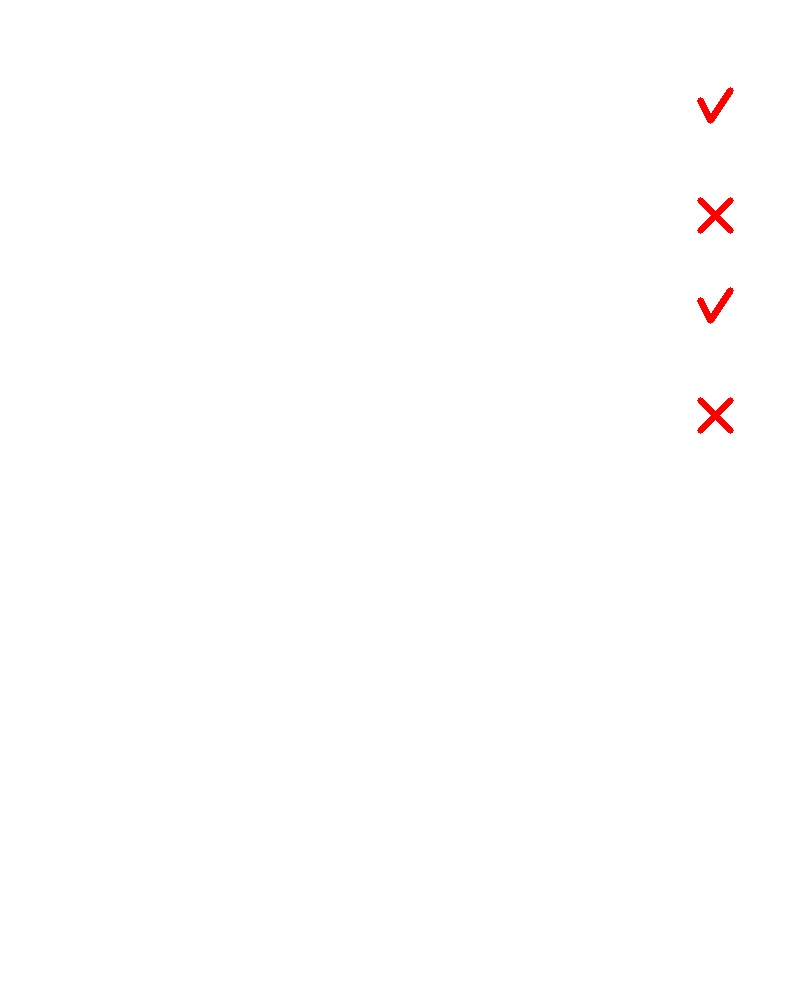
#> input picture test_marks.jpg, 800 x 1000 px
$ python test_marks_processing.py
#> lines starting #> are read from the running program, lines starting #| are printed output that depends on the picture; after the words box and inside, x2 and y2 are one past the last pixel; in counts of white or black regions, pixels touching at a corner belong together
### utils/image_processing.py
import cv2
import numpy as np
from skimage.morphology import skeletonize

def get_contours(image_path):
#> called with image_path = 'test_marks.jpg'
    img = cv2.imread(image_path)
#> img is the input picture: shape (1000, 800, 3); mean B, G, R 254.4, 254.4, 254.9
    if img is None:
        return None, "Could not read image"

    # Resize to a standard width for consistent processing
    target_width = 1000
    h, w = img.shape[:2]
#> h = 1000; w = 800
    scale = target_width / w
#> scale = 1.25
    dim = (target_width, int(h * scale))
#> dim = (1000, 1250)
    img = cv2.resize(img, dim, interpolation=cv2.INTER_AREA)
#> img: shape (1250, 1000, 3)

    # Convert to HSV
    hsv = cv2.cvtColor(img, cv2.COLOR_BGR2HSV)
#> hsv: shape (1250, 1000, 3); mean H, S, V 0.6, 0.6, 254.9

    # Define range for red color
    # Red wraps around 0/180
    lower_red1 = np.array([0, 70, 50])
    upper_red1 = np.array([10, 255, 255])
    lower_red2 = np.array([170, 70, 50])
    upper_red2 = np.array([180, 255, 255])

    mask1 = cv2.inRange(hsv, lower_red1, upper_red1)
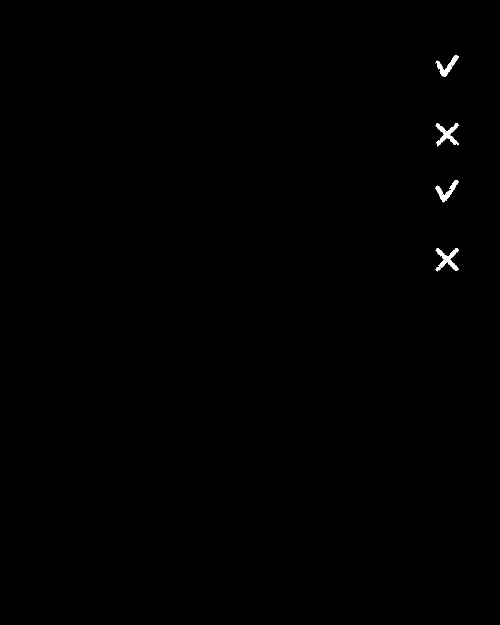
#> mask1: shape (1250, 1000) (shown at 1/2 size); 0.23% white; 4 white regions, box (x1, y1, x2, y2) and area: (871, 496, 918, 543) 846, (871, 246, 917, 293) 812, (871, 360, 917, 405) 633, (871, 110, 918, 154) 629
    mask2 = cv2.inRange(hsv, lower_red2, upper_red2)
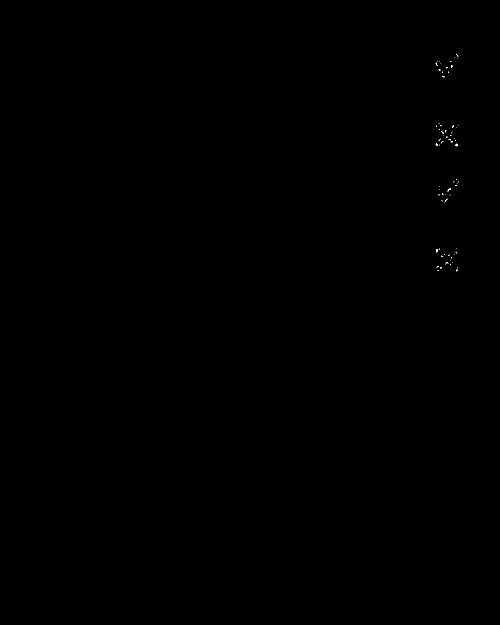
#> mask2: shape (1250, 1000) (shown at 1/2 size); 0.03% white in thin lines or dots, all inside (x1, y1, x2, y2) = (871, 109, 918, 543)
    mask = mask1 + mask2
#> mask: shape (1250, 1000); 0.26% white; 4 white regions, box (x1, y1, x2, y2) and area: (871, 246, 918, 293) 930, (871, 496, 918, 543) 928, (871, 109, 918, 155) 697, (871, 359, 918, 405) 696

    # Morphological operations to clean up
    kernel = np.ones((3,3), np.uint8)
    mask = cv2.morphologyEx(mask, cv2.MORPH_OPEN, kernel)
#> mask: shape (1250, 1000); 0.26% white; 4 white regions, box (x1, y1, x2, y2) and area: (872, 247, 917, 292) 923, (872, 497, 917, 542) 920, (871, 110, 917, 154) 691, (871, 360, 917, 404) 690
    mask = cv2.morphologyEx(mask, cv2.MORPH_CLOSE, kernel)
#> mask: shape (1250, 1000); 0.26% white; 4 white regions

    # Find contours
    contours, _ = cv2.findContours(mask, cv2.RETR_EXTERNAL, cv2.CHAIN_APPROX_SIMPLE)
#> contours = 4 contours; box (x1, y1, x2, y2) and area: (872, 247, 917, 292) 836, (872, 497, 917, 542) 834, (871, 110, 917, 154) 624, (871, 360, 917, 404) 623

    # Filter contours based on area
    min_area = 50  # adjust based on image size
    valid_contours = []
    for cnt in contours:
        area = cv2.contourArea(cnt)
        if area > min_area:
            x, y, w, h = cv2.boundingRect(cnt)
            # Filter out very large contours (like headers if they are red)
            if w * h < 50000:
                valid_contours.append(cnt)
#> this loop made 4 passes
#> (area, x, y, w, h) on passes 1 to 4: (833.5, 872, 497, 45, 45), (623, 871, 360, 46, 44), (836.5, 872, 247, 45, 45), (624, 871, 110, 46, 44)
#> after the loop, valid_contours has the same summary as contours

    # Sort contours top to bottom
    valid_contours = sorted(valid_contours, key=lambda c: cv2.boundingRect(c)[1])

    return valid_contours, img

def classify_mark(contour, image):
    # Convexity Defects Method
    hull = cv2.convexHull(contour, returnPoints=False)
    if hull is None or len(hull) <= 3:
        return 1, "Tick" # Too simple to be a cross

    try:
        defects = cv2.convexityDefects(contour, hull)
    except Exception:
        return 1, "Tick"

    if defects is None:
        return 1, "Tick"

    # Count significant defects
    # Significant means depth is large enough
    x, y, w, h = cv2.boundingRect(contour)

    # Lowered threshold to 15% to detect shallower defects in crosses
    threshold_depth = min(w, h) * 0.15

    count_defects = 0
    for i in range(defects.shape[0]):
        s, e, f, d = defects[i, 0]
        # d is distance in roughly 1/256 pixel units
        depth = d / 256.0
        if depth > threshold_depth:
            count_defects += 1

    # print(f"Debug: Shape at x={x} w={w} h={h} Defects={count_defects} Thresh={threshold_depth:.2f}")

    # Cross (X) usually has 4 defects. Squashed X or T has 2.
    # Tick (V) has 1 defect.
    # We lower the requirement to >= 2 to catch messy/squashed crosses.

    if count_defects >= 2:
        return 0, "Cross"
    else:
        return 1, "Tick"

def process_image(image_path):
    contours, img = get_contours(image_path)
    if contours is None:
        return []

    results = []
    for i, cnt in enumerate(contours):
        mark, label = classify_mark(cnt, img)
        results.append({
            "question_index": i + 1,
            "mark": mark,
            "label": label,
            "contour": cnt # Keep for debug/visualization if needed
        })
#> this loop made 4 passes
#> (x in classify_mark, y in classify_mark, w in classify_mark, h in classify_mark, threshold_depth in classify_mark, mark, label) on passes 1, 3: (871, 110, 46, 44, 6.6, 1, 'Tick'), (871, 360, 46, 44, 6.6, 1, 'Tick')
#> (hull in classify_mark, x in classify_mark, y in classify_mark, w in classify_mark, h in classify_mark, threshold_depth in classify_mark, mark, label) on passes 2, 4: ([69, 67, 50, 49, 30, 28, 1, 0], 872, 247, 45, 45, 6.75, 0, 'Cross'), ([72, 70, 51, 50, 31, 29, 1, 0], 872, 497, 45, 45, 6.75, 0, 'Cross')
#> after the loop, results = 4 items
    return results

### test_marks_processing.py
#!/usr/bin/env python3
"""
Test script to verify red ink marks processing
"""
from utils.image_processing import process_image
import os

def test_marks_processing():
    print("🔍 Testing Red Ink Marks Processing")
    print("=" * 40)

    # Test with available images
    test_images = [
        "test_marks.jpg",
        "test_shapes.jpg",
        "uploads/c-1.jpeg",
        "uploads/c-2.jpeg"
    ]

    for img_path in test_images:
        if os.path.exists(img_path):
            print(f"\n📸 Processing: {img_path}")
            try:
                results = process_image(img_path)
#> results = 4 items
                print(f"✅ Found {len(results)} marks")
#| ✅ Found 4 marks

                # Show first 10 results
                for i, r in enumerate(results[:10]):
                    print(f"  Q{r['question_index']:2d}: {r['label']:5s} -> {r['mark']}")
#> this loop made 4 passes
#|   Q 1: Tick  -> 1
#|   Q 2: Cross -> 0
#|   Q 3: Tick  -> 1
#|   Q 4: Cross -> 0

                if len(results) > 10:
                    print(f"  ... and {len(results) - 10} more marks")

                # Show marks mapping (how it's used in AI detection)
                marks_map = {i+1: r['mark'] for i, r in enumerate(results)}
#> marks_map = {1: 1, 2: 0, 3: 1, 4: 0}
                print(f"📊 Marks map sample: {dict(list(marks_map.items())[:5])}")
#| 📊 Marks map sample: {1: 1, 2: 0, 3: 1, 4: 0}

            except Exception as e:
                print(f"❌ Error processing {img_path}: {e}")
        else:
            print(f"⚠️  Image not found: {img_path}")
#> pass 2 of the loop in test_marks_processing, `for img_path in test_images:`:
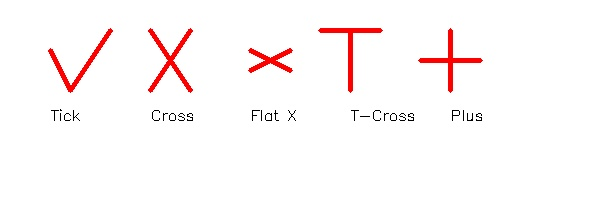
#> input picture test_shapes.jpg, 600 x 200 px
#> in get_contours, img is the input picture: shape (200, 600, 3); mean B, G, R 247.7, 247.8, 253.2
#> img: shape (333, 1000, 3)
#> hsv: shape (333, 1000, 3); mean H, S, V 7.2, 6.2, 253.2
#> in get_contours (call 2), `mask1 = cv2.inRange(hsv, lower_red1, upper_red1)`:
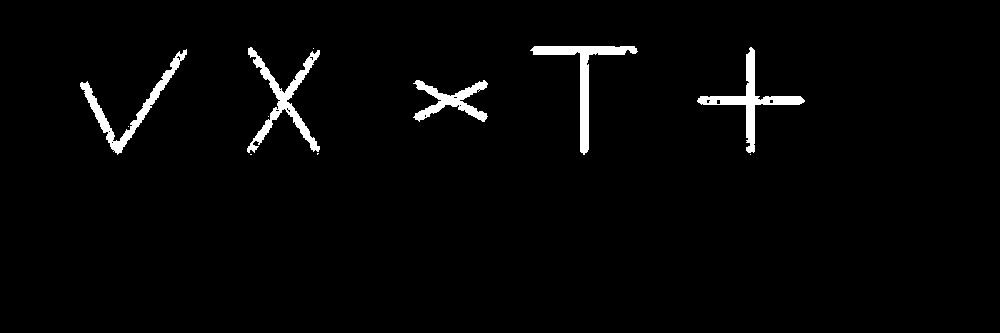
#> mask1: shape (333, 1000); 2.4% white; 11 white regions (6 under 20 px), largest, box (x1, y1, x2, y2) and area: (247, 47, 320, 153) 1765, (530, 46, 638, 155) 1763, (697, 47, 805, 153) 1698, (80, 49, 187, 155) 1519, (413, 80, 488, 122) 1178
#> mask2: shape (333, 1000); 0.22% white in thin lines or dots, all inside (x1, y1, x2, y2) = (82, 46, 802, 155)
#> in get_contours (call 2), `mask = mask1 + mask2`:
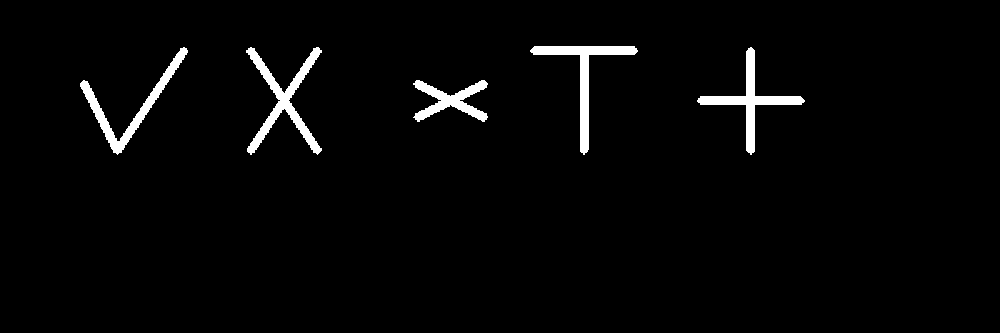
#> mask: shape (333, 1000); 2.6% white; 5 white regions, box (x1, y1, x2, y2) and area: (246, 47, 322, 155) 2042, (530, 46, 638, 155) 1822, (697, 47, 805, 155) 1798, (80, 47, 188, 155) 1691, (413, 80, 488, 122) 1299
#> in get_contours (call 2), `contours, _ = cv2.findContours(mask, cv2.RETR_EXTERNAL, cv2.CHAIN_APPR..`: contours = 5 contours; box (x1, y1, x2, y2) and area: (246, 47, 322, 154) 1807, (531, 46, 637, 153) 1608, (698, 48, 804, 153) 1586, (80, 48, 188, 154) 1490, (415, 80, 487, 122) 1158
#> the loop in get_contours (call 2), `for cnt in contours:` made 5 passes
#> (area, x, y, w, h) on passes 1 to 5: (1158.5, 415, 80, 72, 42), (1586.5, 698, 48, 106, 105), (1489.5, 80, 48, 108, 106), (1807, 246, 47, 76, 107), (1608, 531, 46, 106, 107)
#> after the loop in get_contours (call 2), `for cnt in contours:`: valid_contours has the same summary as contours
#> the loop in process_image (call 2), `for i, cnt in enumerate(contours):` made 5 passes
#> (hull in classify_mark, x in classify_mark, y in classify_mark, w in classify_mark, h in classify_mark, threshold_depth in classify_mark, mark, label) on passes 1, 2, 3, 5: ([21, 18, 17, 13, 11, 10, 9, 8, 2, 1, 0], 531, 46, 106, 107, 15.9, 0, 'Cross'), ([323, 319, 229, 228, 227, 143, 142, 65, 64, 61, 0], 246, 47, 76, 107, 11.4, 0, 'Cross'), ([30, 25, 24, 17, 16, 9, 8, 0], 698, 48, 106, 105, 15.75, 0, 'Cross'), ([119, 118, 81, 78, 37, 34, 1, 0], 415, 80, 72, 42, 6.3, 0, 'Cross')
#> in test_marks_processing, `results = process_image(img_path)`: results = 5 items
#| ✅ Found 5 marks
#> the loop in test_marks_processing, `for i, r in enumerate(results[:10]):` made 5 passes
#|   Q 1: Cross -> 0
#|   Q 2: Cross -> 0
#|   Q 3: Cross -> 0
#|   Q 4: Tick  -> 1
#|   Q 5: Cross -> 0
#> marks_map = {1: 0, 2: 0, 3: 0, 4: 1, 5: 0}
#| 📊 Marks map sample: {1: 0, 2: 0, 3: 0, 4: 1, 5: 0}
#> pass 3 of the loop in test_marks_processing, `for img_path in test_images:`:
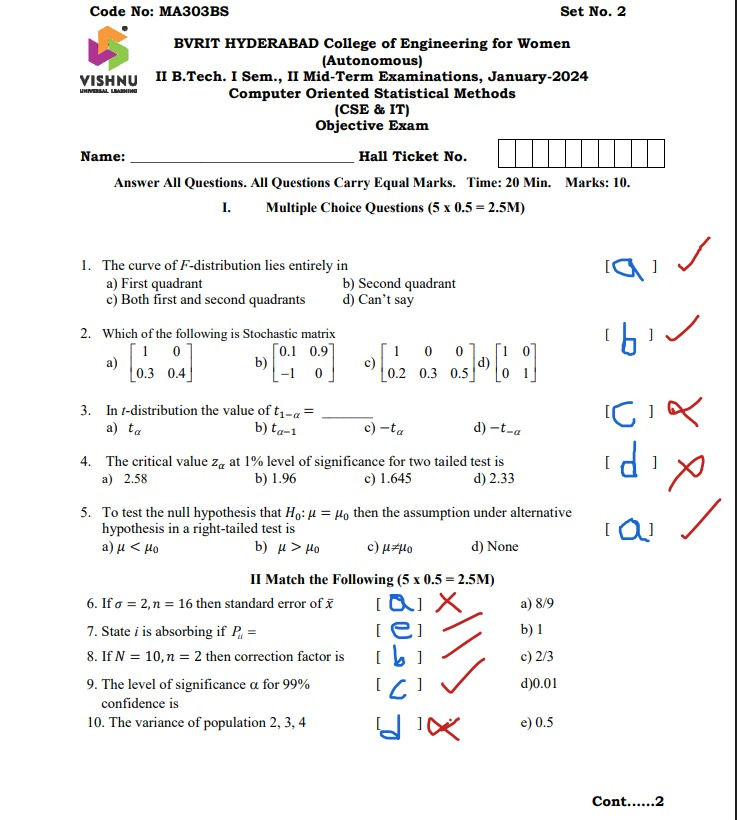
#> input picture uploads/c-1.jpeg, 737 x 820 px
#> in get_contours, img is the input picture: shape (820, 737, 3); mean B, G, R 242.8, 243, 243.1
#> img: shape (1112, 1000, 3)
#> hsv: shape (1112, 1000, 3); mean H, S, V 26.8, 6.3, 244.7
#> in get_contours (call 3), `mask1 = cv2.inRange(hsv, lower_red1, upper_red1)`:
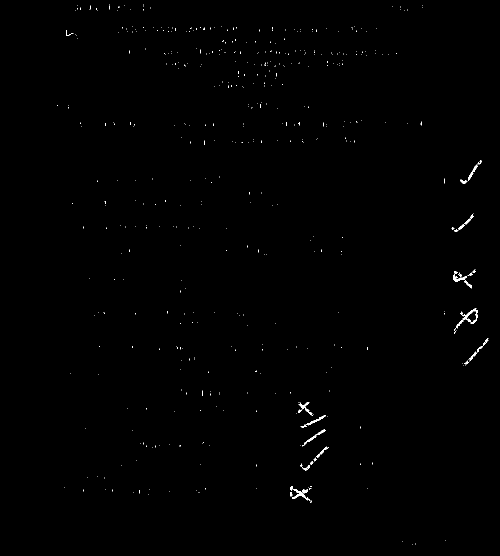
#> mask1: shape (1112, 1000) (shown at 1/2 size); 0.32% white; 483 white regions (456 under 20 px), largest, box (x1, y1, x2, y2) and area: (920, 617, 956, 648) 296, (580, 972, 621, 1001) 254, (906, 543, 934, 563) 217
#> mask2: shape (1112, 1000); 0.1% white in thin lines or dots, all inside (x1, y1, x2, y2) = (132, 19, 979, 1004)
#> in get_contours (call 3), `mask = cv2.morphologyEx(mask, cv2.MORPH_OPEN, kernel)`:
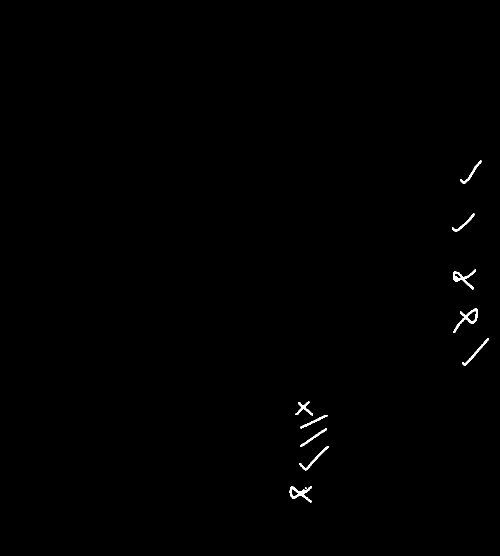
#> mask: shape (1112, 1000) (shown at 1/2 size); 0.32% white; 11 white regions (1 under 20 px), largest, box (x1, y1, x2, y2) and area: (907, 617, 956, 666) 529, (579, 972, 624, 1005) 511, (906, 539, 952, 579) 497
#> in get_contours (call 3), `contours, _ = cv2.findContours(mask, cv2.RETR_EXTERNAL, cv2.CHAIN_APPR..`: contours = 10 contours; largest, box (x1, y1, x2, y2) and area: (907, 617, 956, 666) 664, (579, 972, 624, 1005) 568, (906, 539, 952, 579) 486, (599, 892, 658, 941) 276, (924, 677, 978, 731) 258
#> the loop in get_contours (call 3), `for cnt in contours:` made 10 passes
#> (area, x, y, w, h) on passes 1 to 8: (567.5, 579, 972, 45, 33), (276, 599, 892, 59, 49), (205, 600, 857, 54, 36), (190.5, 601, 830, 54, 27), (242.5, 591, 803, 35, 28), (258.5, 924, 677, 54, 54), (664.5, 907, 617, 49, 49), (486.5, 906, 539, 46, 40)
#> after the loop in get_contours (call 3), `for cnt in contours:`: valid_contours has the same summary as contours
#> in test_marks_processing, `results = process_image(img_path)`: results = 10 items
#| ✅ Found 10 marks
#> the loop in test_marks_processing, `for i, r in enumerate(results[:10]):` made 10 passes
#|   Q 1: Tick  -> 1
#|   Q 2: Tick  -> 1
#|   Q 3: Cross -> 0
#|   Q 4: Cross -> 0
#|   Q 5: Tick  -> 1
#> (further printed lines are left out)
#| 📊 Marks map sample: {1: 1, 2: 1, 3: 0, 4: 0, 5: 1}
#> the loop made 4 passes; the first 3 are shown

    print("\n" + "=" * 40)
    print("✅ Marks processing test completed!")

if __name__ == "__main__":
    test_marks_processing()
